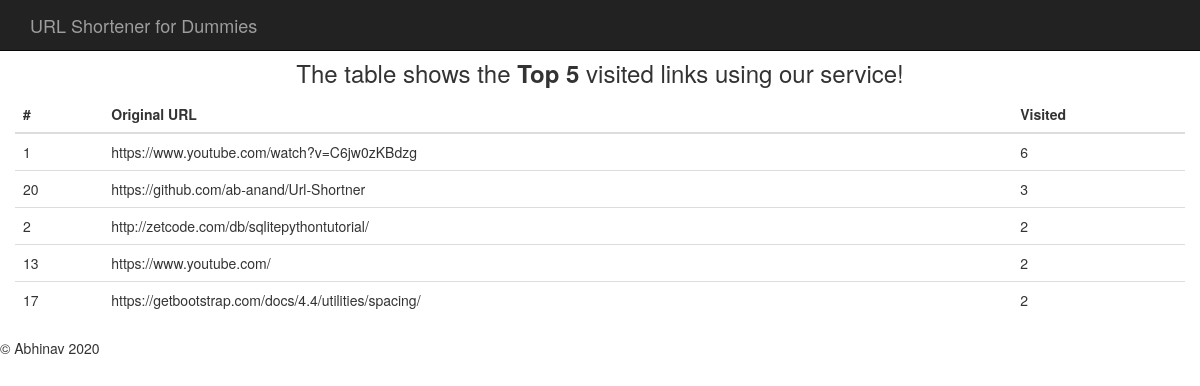
Screenshot of /stats with the database file from the repository.
### tables this page shows
CREATE TABLE urls (
	id integer primary key autoincrement,
	original_url text not null,
	visited integer default 0,
	unique(original_url)
);

### url_shortner.py (the view)
@app.route('/stats')
def get_stats():
	cursor = g.db.execute('''
				SELECT id, original_url, visited FROM urls
				ORDER BY visited DESC LIMIT 5
		''')
	g.db.commit()
	elements = cursor.fetchall()
	return render_template('stats.html', elements=elements)

### url_shortner.py (called while the page is built)
def connect_db():
	return sqlite3.connect(config.DATABASE_NAME)

@app.before_request
def before_request():
	g.db = connect_db()

### templates/stats.html
{% extends "base.html" %}
	{% block content %}
		<div class="container">
			<br>
			<br>
			<div class="row mx-md-n15">
                	<div class="text-center">
						<h3>The table shows the <b>Top 5</b> visited links using our service!</h3>
					</div>
					<table class="table table-hover">
					  <thead>
					    <tr>
					      <th scope="col">#</th>
					      <th scope="col">Original URL</th>
					      <th scope="col">Visited</th>
					    </tr>
					  </thead>
					  <tbody>
					  	{% for element in elements %}
					  		<tr>
					  			{% for data in element %}
					  				<td>{{ data }}</td>
					  			{% endfor %}
					  		</tr>
					  	{% endfor %}
					  </tbody>
					</table>
			</div>
		</div>
	{% endblock %}

### templates/base.html (shortened to what this page needs)
<!DOCTYPE html>
<html lang="en">
      <head>
         <link href="https://maxcdn.bootstrapcdn.com/font-awesome/4.2.0/css/font-awesome.min.css" rel="stylesheet">
         <link href="https://maxcdn.bootstrapcdn.com/bootstrap/3.3.5/css/bootstrap.min.css" rel="stylesheet">
      </head>
      <body>
         <nav class="navbar navbar-inverse navbar-fixed-top">
            <div class="container">
               <div class="navbar-header">
                  <a class="navbar-brand" href="{{ url_for('home') }}">URL Shortener for Dummies</a>
               </div>
               <div id="navbar" class="navbar-collapse collapse">
               </div>
            </div>
         </nav>
            {% block content %}
            {% endblock %}
         <footer>
            <p>&copy; Abhinav 2020</p>
         </footer>
      </body>
   </html>

### rows the page displays
urls: element "1" "6", original_url "https://www.youtube.com/watch?v=C6jw0zKBdzg"
urls: element "20" "3", original_url "https://github.com/ab-anand/Url-Shortner"
urls: element "2" "2", original_url "http://zetcode.com/db/sqlitepythontutorial/"
urls: element "13" "2", original_url "https://www.youtube.com/"
urls: element "17" "2", original_url "https://getbootstrap.com/docs/4.4/utilities/spacing/"
